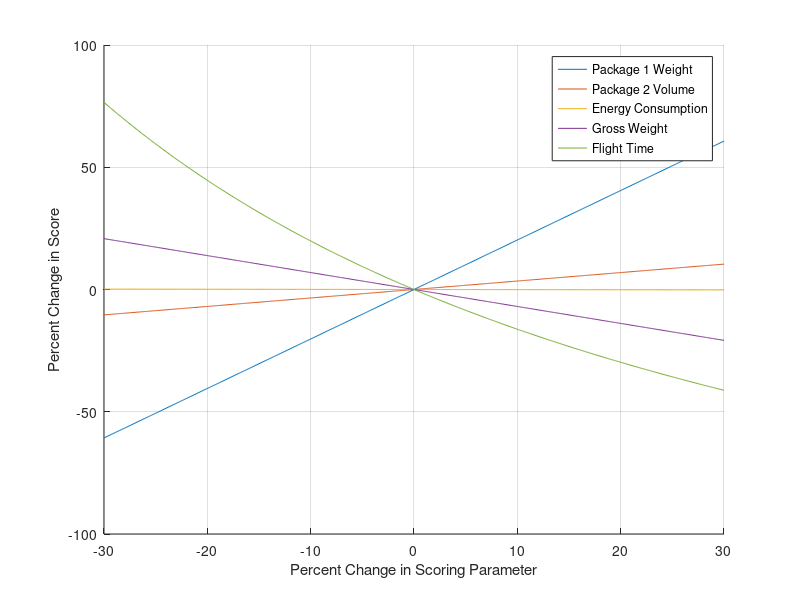

The MATLAB source for this figure:
clear all; close all; clc;

%% Parameter Definitions (Scoring Function)

rWp = 2.25*10^(-1); %Revenue per unit payload weight
rVp = 3.00*10^2; %Revenue per unit payload volume
c_e = 8.33*10^(-8); %Cost per unit energy
c_c = 5.00*10^(-1); %Cost (COC) per flight
cWg = 6.74*10^1; %Cost per unit gross weight
c_f = 5.56*10^(-5); %Cost (FOC) per unit flight-time
t_l = 3.60*10^6; %Total flight time in aircraft life

%% Scoring Parameter Initialization
Wp = 7.7804; %Package 1 weight
Vp = 9.9806e-04; %Package 2 volume [m^3]
Ef = 6.1988e+04; %Energy consumption
Wg = 22.2297; %Gross weight [N]
Tf = 1.4411e+03; %Flight time [s]

%% Sensitivity Initialization
vary = -0.3:0.001:0.3;
J_base = ((rWp*Wp + rVp*Vp - c_e*Ef - c_c)/(Tf))-((cWg*Wg)/(t_l))-c_f;

%% Package 1 weight

for i = 1:length(vary)
    Wp_dummy = Wp + vary(i)*Wp; %percent change in Wp
    Sens_Wp(i) = ((rWp*Wp_dummy + rVp*Vp - c_e*Ef - c_c)/(Tf))-((cWg*Wg)/(t_l))-c_f;
    Sens_Wp_norm(i) = Sens_Wp(i)/J_base - 1;
end

%% Package 2 volume
for i = 1:length(vary)
    Vp_dummy = Vp + vary(i)*Vp; %percent change in Wp
    Sens_Vp(i) = ((rWp*Wp + rVp*Vp_dummy - c_e*Ef - c_c)/(Tf))-((cWg*Wg)/(t_l))-c_f;
    Sens_Vp_norm(i) = Sens_Vp(i)/J_base - 1;
end

%% Energy Consumption
for i = 1:length(vary)
    Ef_dummy = Ef + vary(i)*Ef; %percent change in Wp
    Sens_Ef(i) = ((rWp*Wp + rVp*Vp - c_e*Ef_dummy - c_c)/(Tf))-((cWg*Wg)/(t_l))-c_f;
    Sens_Ef_norm(i) = Sens_Ef(i)/J_base - 1;
end

%% Gross Weight
for i = 1:length(vary)
    Wg_dummy = Wg + vary(i)*Wg; %percent change in Wp
    Sens_Wg(i) = ((rWp*Wp + rVp*Vp - c_e*Ef - c_c)/(Tf))-((cWg*Wg_dummy)/(t_l))-c_f;
    Sens_Wg_norm(i) = Sens_Wg(i)/J_base - 1;
end

%% Flight Time
for i = 1:length(vary)
    Tf_dummy = Tf + vary(i)*Tf; %percent change in Wp
    Sens_Tf(i) = ((rWp*Wp + rVp*Vp - c_e*Ef - c_c)/(Tf_dummy))-((cWg*Wg)/(t_l))-c_f;
    Sens_Tf_norm(i) = Sens_Tf(i)/J_base - 1;
end

%% Plotting
figure()
hold on
plot(100*vary,100*Sens_Wp_norm)
plot(100*vary,100*Sens_Vp_norm)
plot(100*vary,100*Sens_Ef_norm)
plot(100*vary,100*Sens_Wg_norm)
plot(100*vary,100*Sens_Tf_norm)
legend('Package 1 Weight','Package 2 Volume','Energy Consumption','Gross Weight','Flight Time','Location','best')
xlabel('Percent Change in Scoring Parameter')
ylabel('Percent Change in Score')
grid on

